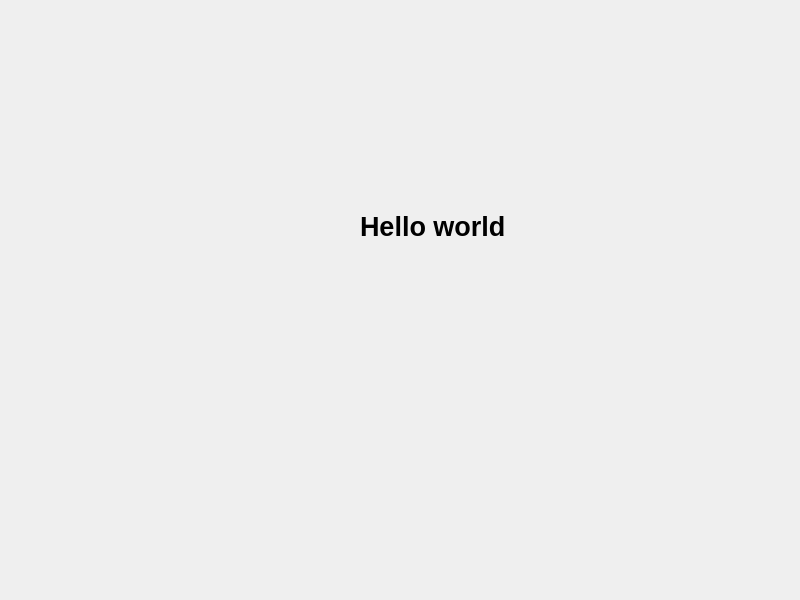
<?xml version="1.0" encoding="UTF-8"?>
<ui version="4.0">
 <class>Widget</class>
 <widget class="QWidget" name="Widget">
  <property name="geometry">
   <rect>
    <x>0</x>
    <y>0</y>
    <width>800</width>
    <height>600</height>
   </rect>
  </property>
  <property name="windowTitle">
   <string>Widget</string>
  </property>
  <widget class="QLabel" name="label">
   <property name="geometry">
    <rect>
     <x>360</x>
     <y>186</y>
     <width>151</width>
     <height>81</height>
    </rect>
   </property>
   <property name="text">
    <string>&lt;html&gt;&lt;head/&gt;&lt;body&gt;&lt;p&gt;&lt;span style=&quot; font-size:20pt; font-weight:700;&quot;&gt;Hello world&lt;/span&gt;&lt;/p&gt;&lt;/body&gt;&lt;/html&gt;</string>
   </property>
  </widget>
 </widget>
 <resources/>
 <connections/>
</ui>
